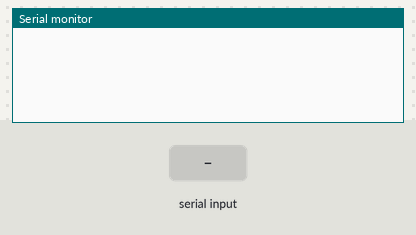
The sketch below on a simulated Arduino Uno, built with avr-gcc and run on an emulated ATmega328P. On the bench: the last lines printed to the serial monitor. The test bench sets the inputs (shaded band).

Above: at 1.2 s.
1.3 s: "S" received over Serial
At 2.2 s:
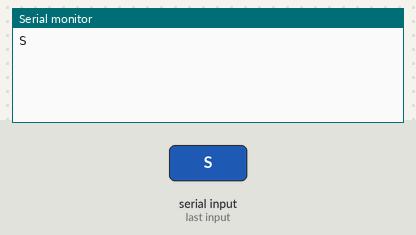
2.8 s: "1" received over Serial
At 3.5 s:
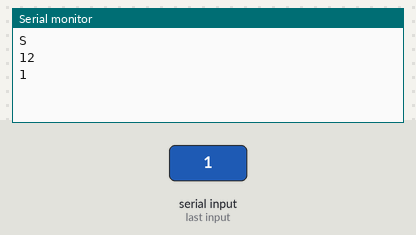

The sketch:

sketc.ino
```cpp
void setup() {
  // put your setup code here, to run once:
   Serial.begin(9600);
}

void loop() {
  // put your main code here, to run repeatedly:
  String rece;
  while(Serial.available()>0)
{
  rece+=char(Serial.read());
  delay(4);
}
if(rece[0]>0){
   if(rece[0]=='S'){
      Serial.println(rece);
  }else{
    Serial.println(12);
    Serial.println(rece);
    }
}
}
```

Measured:
- after the input at 1.3 s, the serial monitor: prints a new line at once (image 1)
- after the input at 2.8 s, the serial monitor: prints a new line at once (image 2)
